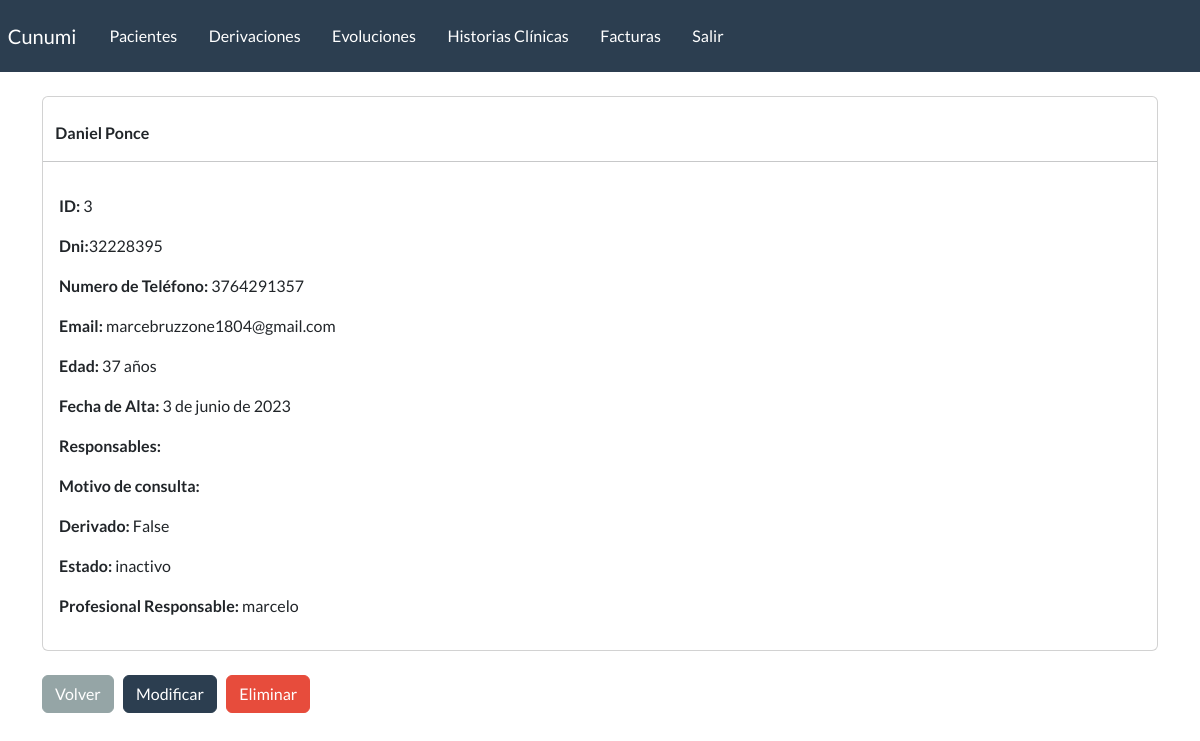
Page /detalle-paciente/3 (signed in) on the committed database.
### webapp/models.py (models this page shows, shortened)
class paciente(models.Model):
    nombre = models.CharField(max_length=100)
    apellido = models.CharField(max_length=100, blank=True)
    dni = models.CharField(max_length=100, blank=True)
    telefono = models.CharField(max_length=100, blank=True)
    email = models.EmailField(blank=True)
    edad = models.IntegerField(blank=True)
    fecha_inicio = models.DateField(blank=True, null=True)
    responables = models.CharField(max_length=200, blank=True)
    motivo_consulta = models.CharField(max_length=200, blank=True)
    derivado = models.BooleanField(default=False)
    email = models.EmailField(blank=True)
    estado_choices = (
        ('activo', 'activo'),
        ('inactivo', 'inactivo'),
        ('alta', 'alta'),
        ('derivado', 'derivado'))
    estado = models.CharField(max_length=20, choices=estado_choices, default='activo')
    profesional_responsable = models.ForeignKey(User, on_delete=models.CASCADE, blank=True)

### webapp/views.py (the view)
# urls.py: path('detalle-paciente/<int:pk>', views.detalle_paciente, name='detalle_paciente'),
@login_required(login_url='my-login')
def detalle_paciente(request, pk):
    paciente_seleccionado = paciente.objects.get(id=pk)
    context = {
        'paciente':paciente_seleccionado
    }
    return render(request, 'webapp/paciente/detalle.html', context=context)

### webapp/templates/webapp/paciente/detalle.html (shortened to what this page needs)
{% extends 'webapp/base.html' %}
{% block content %}
        <div class="card">
            <strong>
                <br>
                {{paciente.nombre}}
                {{paciente.apellido}}
            </strong>
            <hr>
            <div class="card-body">
                <p><strong>ID: </strong>{{paciente.id}}</p>
                <p><strong>Dni:</strong>{{paciente.dni}}</p>
                <p><strong>Numero de Teléfono: </strong>{{paciente.telefono}}</p>
                <p><strong>Email: </strong>{{paciente.email}}</p>
                <p><strong>Edad: </strong>{{paciente.edad}} años</p>
                <p><strong>Fecha de Alta: </strong>{{paciente.fecha_inicio}}</p>
                <p><strong>Responsables: </strong>{{paciente.responsables}}</p>
                <p><strong>Motivo de consulta: </strong>{{paciente.motivo_consulta}}</p>
                <p><strong>Derivado: </strong>{{paciente.derivado}}</p>
                <p><strong>Estado: </strong>{{paciente.estado}}</p>
                <p><strong>Profesional Responsable: </strong>{{paciente.profesional_responsable}}</p>
            </div>
        </div>
        <br>
        <a href="{% url 'dashboard' %}" class="btn btn-secondary">Volver</a>
        <a href="{% url 'modificar_paciente' paciente.id %}" class="btn btn-primary">Modificar</a>
        <a href="{% url 'eliminar_paciente' paciente.id %}" class="btn btn-danger">Eliminar</a>
{% endblock %}

### rows in the picture
paciente: nombre "Daniel", apellido "Ponce", id "3", dni "32228395", telefono "3764291357", email "marcebruzzone1804@gmail.com", edad "37", fecha_inicio "3 de junio de 2023", derivado "False", estado "inactivo", profesional_responsable "marcelo"
